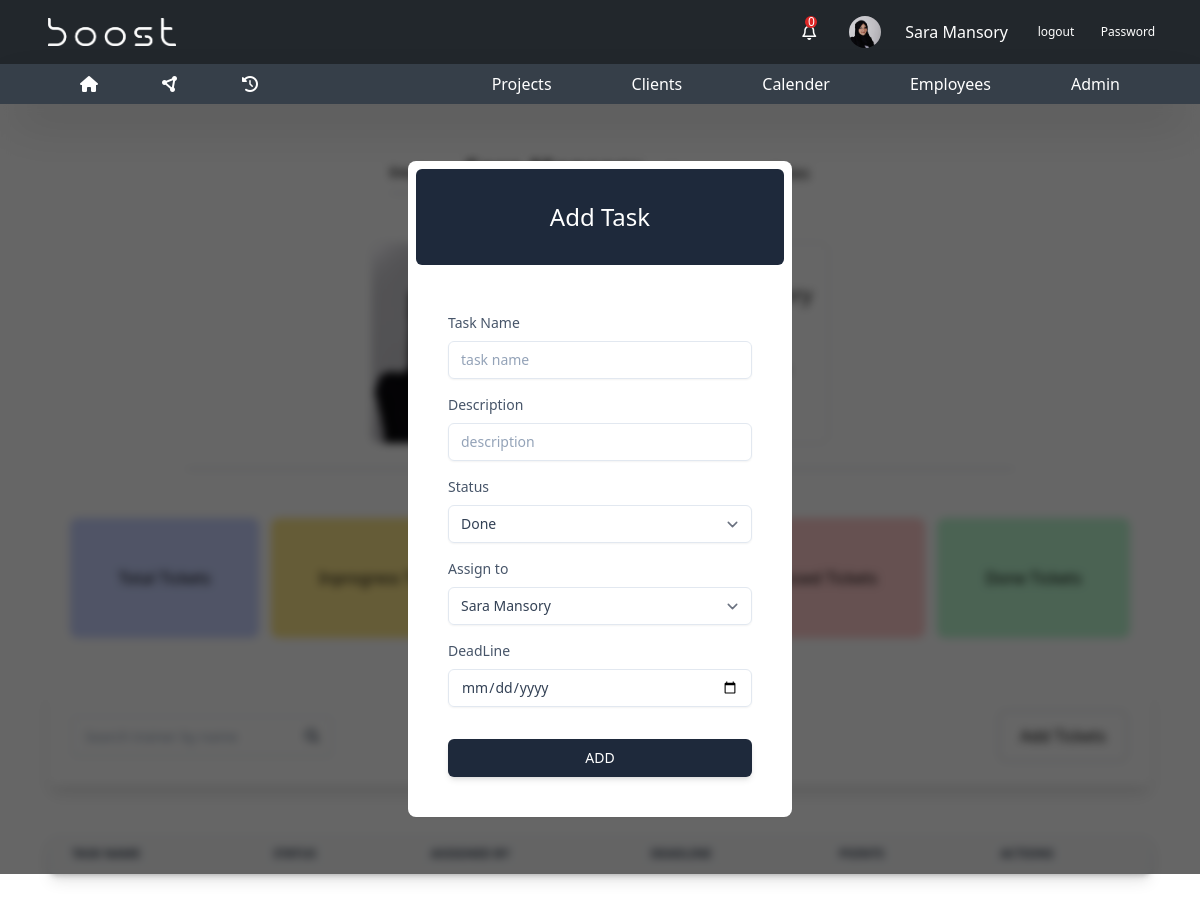
The app's page /tasks/assign (signed in) with its own data.
### base/models.py (models this page shows, shortened)
class Employee(models.Model):
    employee_id = models.AutoField(primary_key=True)
    firstname = models.CharField(max_length=255)
    lastname = models.CharField(max_length=255)
    email = models.EmailField()
    phone = models.CharField(max_length=20)
    department = models.ForeignKey(
        Department, on_delete=models.SET_NULL, null=True)
    manager_role = models.BooleanField(default=False)
    user = models.OneToOneField(
        User, on_delete=models.CASCADE, null=True, default=None)
    employee_photo = models.ImageField(
        upload_to='employee_photos/', default='employee_photos/sara.jpg', null=True, blank=True)
    location = models.CharField(max_length=50, null=True)
    comilative_points=models.CharField(max_length=20,null=True)
    points=models.CharField(max_length=20,default="0")

### base/views.py (the view, shortened to what this page needs)
# urls.py: path('tasks/assign', views.assign_tasks, name='assign-task'),
@login_required
def assign_tasks(request):
    employee = get_object_or_404(Employee, user=request.user)
    all_notifications=employee.notifications.all().order_by('-created_at')
    not_read_notifications=employee.notifications.filter(is_read=False).order_by('-created_at')
    all_employees = Employee.objects.all()
    manager = Manager.objects.get(employee__employee_id=employee.employee_id)
    context ={
        "employee":employee,
        "all_employees":all_employees,
        "all_notifications":all_notifications,
        "not_read_notifications":not_read_notifications
    }
    return render(request,'pages/assign_tasks.html',context)

### templates/pages/assign_tasks.html (shortened to what this page needs)
{% extends 'base.html' %}
{% load static %}
{% block content %}
{% include 'parts/navbar.html' %}
<section class="px-12 relative">
    <div class="flex items-center justify-center gap-6 ">
        <h1 class="my-12 text-2xl font-semibold tracking-wider text-center border-b-2 pb-2">
            <span class="text-xs">Employee</span> {{employee.firstname}} {{employee.lastname}} </h1>
        <h2>Department : {{employee.department.department_name}} </h2>
    </div>
    <div class="course-info border-b-2 pb-6 w-3/4 mx-auto flex items-center justify-center">
        <div class="flex items-center justify-center gap-6">
            <div class="flex items-center  rounded-lg justify-center gap-6 border overflow-hidden">
                <div>
                </div>
                <div class="p-4">
                    <h2 class="text-xl">Name : {{employee.firstname}} {{employee.lastname}}</h2>
                    <p class="">department : {{employee.department.department_name}}</p>
                    <p class="">Location : {{employee.location}}</p>
                    <p class="">Email : {{employee.email}}</p>
                    <p class="">points : {{employee.points}}</p>
                </div>
            </div>
        </div>
    </div>
    <div class="pt-12 flex items-center justify-center gap-3">
        <div class="total flex item-center justify-center p-12 flex-col text-center rounded-lg bg-indigo-200">
            <h3>Total Tickets</h3>
        </div>
        <div class="inprogress flex item-center justify-center p-12 flex-col text-center rounded-lg bg-amber-200">
            <h3>Inprogress Tickets</h3>
        </div>
        <div class="stuck flex item-center justify-center p-12 flex-col text-center rounded-lg bg-cyan-200">
            <h3>Stuck Tickets</h3>
        </div>
        <div class="missed flex item-center justify-center p-12 flex-col text-center rounded-lg bg-red-200">
            <h3>Missed Tickets</h3>
        </div>
        <div class="done flex item-center justify-center p-12 flex-col text-center rounded-lg bg-green-200">
            <h3>Done Tickets</h3>
        </div>
    </div>
    <div class="pt-12 mb-12">
       <div class="shadow-lg rounded-lg p-6 flex items-center justify-between">
        <div class="relative">
            <input
            class="bg-white w-full pr-11 h-10 pl-3 py-2 bg-transparent placeholder:text-slate-400 text-slate-700 text-sm border border-slate-200 rounded transition duration-200 ease focus:outline-none focus:border-slate-400 hover:border-slate-400 shadow-sm focus:shadow-md"
            placeholder="Search trainer by name" id="nav_search"
            />
            <button
            class="absolute h-8 w-8 right-1 top-1 my-auto px-2 flex items-center bg-white rounded "
            type="button"
            >
            <svg xmlns="http://www.w3.org/2000/svg" fill="none" viewBox="0 0 24 24" stroke-width="3" stroke="currentColor" class="w-8 h-8 text-slate-600">
                <path stroke-linecap="round" stroke-linejoin="round" d="m21 21-5.197-5.197m0 0A7.5 7.5 0 1 0 5.196 5.196a7.5 7.5 0 0 0 10.607 10.607Z" />
            </svg>
            </button>
        </div>
        <button class="btn-primary mt-0" onclick="show_modal()">
            Add Tickets
        </button>
       </div>
        <div class="mt-12 shadow-lg  " >
            <div class="overflow-x-auto relative shadow-md sm:rounded-lg">
                <div class="overflow-x-auto relative shadow-md sm:rounded-lg">
                <table class="w-full text-sm text-left text-gray-500 dark:text-gray-400">
                    <thead class="text-xs text-gray-700 uppercase bg-gray-50 dark:bg-gray-700 dark:text-gray-400">
                    <tr>
                        <th scope="col" class="py-3 px-6">Task Name</th>
                        <th scope="col" class="py-3 px-6">Status</th>
                        <th scope="col" class="py-3 px-6">Assigned by</th>
                        <th scope="col" class="py-3 px-6">DeadLine</th>
                        <th scope="col" class="py-3 px-6">Points</th>
                        <th scope="col" class="py-3 px-6">Actions</th>
                    </tr>
                    </thead>
                </table>
                </div>
        </div>
    </div>
    </div>
<div
id="add_task_modal"
  data-dialog-backdrop="sign-in-modal"
  data-dialog-backdrop-close="true"
  class="inset-0 z-[999] grid h-full  w-full place-items-center bg-black bg-opacity-60 backdrop-blur-sm transition-all duration-300 absolute top-0 left-0"
>
<div class="absolute  left-0 top-0 w-full h-full" onclick="hide_modal()">
</div>
  <div
    data-dialog="sign-in-modal"
    class="relative mx-auto w-full max-w-[24rem] rounded-lg overflow-hidden shadow-sm"
  >
    <div class="relative flex flex-col bg-white">
      <div class="relative m-2 items-center flex justify-center text-white h-24 rounded-md bg-slate-800">
        <h3 class="text-2xl">
         Add Task
        </h3>
      </div>
    <form action="" class="p-4" method="POST">
        <div class="flex flex-col gap-4 p-6">
          <div class="w-full max-w-sm min-w-[200px]">
              <label class="block mb-2 text-sm text-slate-600">
                Task Name
              </label>
              <input type="text" name="task_name" class="w-full bg-transparent placeholder:text-slate-400 text-slate-700 text-sm border border-slate-200 rounded-md px-3 py-2 transition duration-300 ease focus:outline-none focus:border-slate-400 hover:border-slate-300 shadow-sm focus:shadow" placeholder="task name" />
          </div>
          <div class="w-full max-w-sm min-w-[200px]">
            <label class="block mb-2 text-sm text-slate-600">
              Description
            </label>
            <input type="text" name="description" class="w-full bg-transparent placeholder:text-slate-400 text-slate-700 text-sm border border-slate-200 rounded-md px-3 py-2 transition duration-300 ease focus:outline-none  focus:border-slate-400 hover:border-slate-300 shadow-sm focus:shadow" placeholder="description"  />
          </div>
          <div class="w-full max-w-sm min-w-[200px]">
              <label class="block mb-2 text-sm text-slate-600">
                Status
              </label>
              <select name="task_status" id="task_status" class="w-full bg-transparent placeholder:text-slate-400 text-slate-700 text-sm border border-slate-200 rounded-md px-3 py-2 transition duration-300 ease focus:outline-none focus:border-slate-400 hover:border-slate-300 shadow-sm focus:shadow">
                <option value="Done">Done</option>
              </select>
            </div>
            <div class="w-full max-w-sm min-w-[200px]">
                <label class="block mb-2 text-sm text-slate-600">
                  Assign to
                </label>
                <select name="employee"  id="task_status" class="w-full bg-transparent placeholder:text-slate-400 text-slate-700 text-sm border border-slate-200 rounded-md px-3 py-2 transition duration-300 ease focus:outline-none focus:border-slate-400 hover:border-slate-300 shadow-sm focus:shadow">
                    {% for employee in all_employees %}
                  <option value="{{employee.employee_id}}">{{employee.firstname}} {{employee.lastname}}</option>
                  {% endfor %}
                </select>
              </div>
            <div class="w-full max-w-sm min-w-[200px]">
              <label class="block mb-2 text-sm text-slate-600">
                DeadLine
              </label>
              <input type="date"  name="deadline" class="w-full bg-transparent placeholder:text-slate-400 text-slate-700 text-sm border border-slate-200 rounded-md px-3 py-2 transition duration-300 ease focus:outline-none focus:border-slate-400 hover:border-slate-300 shadow-sm focus:shadow" placeholder="deadline" />
            </div>
        </div>
      <div class="p-6 pt-2">
        <button type="submit" class="w-full rounded-md bg-slate-800 py-2 px-4 border border-transparent text-center text-sm text-white transition-all shadow-md hover:shadow-lg focus:bg-slate-700 focus:shadow-none active:bg-slate-700 hover:bg-slate-700 active:shadow-none disabled:pointer-events-none disabled:opacity-50 disabled:shadow-none">
          ADD
        </button>
      </div>
    </form>
    </div>
  </div>
</div>
</section>
{% endblock content %}

### templates/parts/navbar.html (shortened to what this page needs)
{% load static %}
<header class="">
  <div class="bg-[#22272C] px-12 py-2 flex justify-between items-center text-white">
    <div>
      <img src="{% static 'images/boost.png' %}" class="w-32" alt="Logo" />
    </div>
    <div class="flex items-center gap-6 text-white">
        <div class="relative hover:bg-slate-600  cursor-pointer w-6 h-6 flex items-center justify-center p-4 rounded-full" id="nav-profile">
            <i class="fa-regular fa-bell"></i>
            <div class="absolute top-0 left-3 w-3 h-3 text-white bg-red-600 rounded-full flex items-center justify-center text-xs notification-count">{{not_read_notifications.count}}</div>
        </div>
        {% if employee.employee_photo.url %}
        <img
          src="{{ employee.employee_photo.url }}"
          class="w-8 rounded-full cursor-pointer"
          alt="Logo"
        />
        {% endif %}
        <span>{{employee.firstname}} {{employee.lastname}}</span>
        <a class="text-xs hover:bg-slate-600 w-12 h-12 flex items-center justify-center rounded-full" href="{% url 'logout' %}">logout</a>
        <a class="text-xs hover:bg-slate-600 w-12 h-12 flex items-center justify-center rounded-full" href="{% url 'change-password' %}">Password</a>
    </div>
  </div>
  <div class="bg-[#363F49] shadow-2xl px-16 flex gap-20 text-white items-center justify-between">
    <div class="flex gap-8">
      <div class="px-4 py-2 hover:bg-[#22272c] transition-all duration-300 cursor-pointer">
        <a href="{% url 'tasks' %}"><i class="fa-solid fa-house"></i></a>
      </div>
      <div class="px-4 py-2 hover:bg-[#22272c] transition-all duration-300 cursor-pointer">
        <a href="{% url 'home' %}"><i class="fa-solid fa-circle-nodes"></i></a>
      </div>
      <div class="px-4 py-2 hover:bg-[#22272c] transition-all duration-300 cursor-pointer">
        <a href="{% url 'all_tasks' %}">
          <i class="fa-solid fa-clock-rotate-left"></i>
        </a>
      </div>
    </div>
    <ul class="flex gap-12">
      <li class="relative px-4 py-2 hover:bg-[#22272c] transition-all duration-300">
        <a href="{% url 'projects' %}">Projects</a>
      </li>
      <li class="relative px-4 py-2 hover:bg-[#22272c] transition-all duration-300">
        <a href="{% url 'clients' %}">Clients</a>
      </li>
      <li class="relative px-4 py-2 hover:bg-[#22272c] transition-all duration-300">
        <a href="{% url 'courses' %}">Calender</a>
      </li>
      <li class="relative px-4 py-2 hover:bg-[#22272c] transition-all duration-300">
        <a href="{% url 'employees' %}">Employees</a>
      </li>
      <li class="relative px-4 py-2 hover:bg-[#22272c] transition-all duration-300">
        <a href="{% url 'admin:index' %}">Admin</a>
      </li>
    </ul>
  </div>
</header>

### records on screen
Employee: employee_photo (picture), firstname "Sara", lastname "Mansory"

### other values on screen
{{ not_read_notifications.count }} "0"
form field employee "Sara Mansory"
